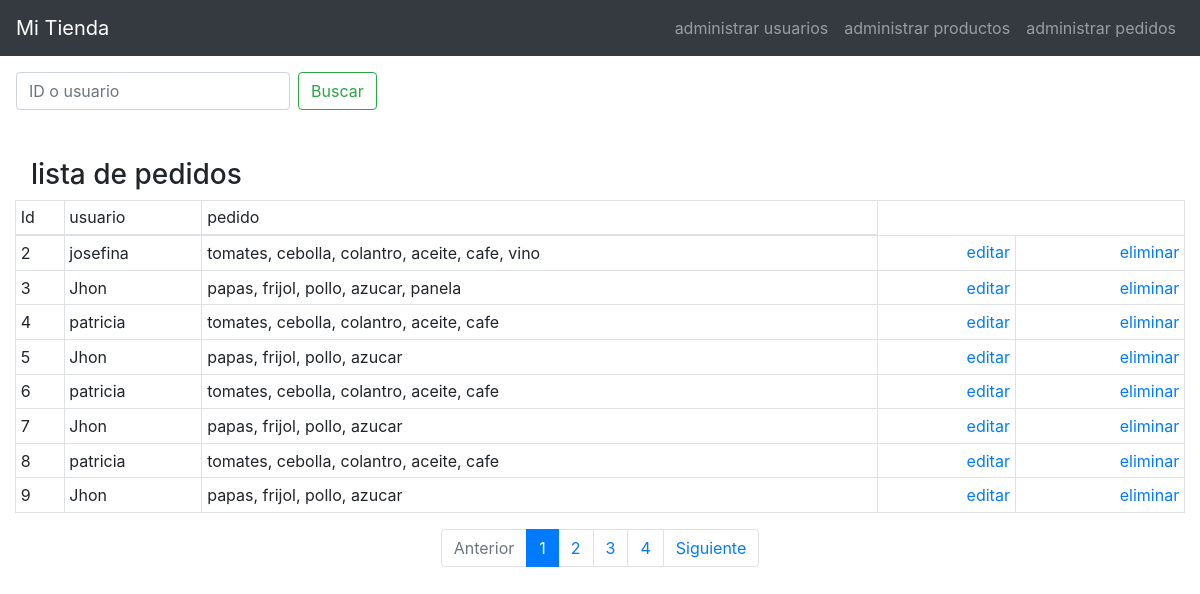
The page /pedidos/pedidos.php?pagina=1 on the database its author committed.
### tables this page shows
CREATE TABLE `pedidos` (
  `id` int(11) NOT NULL,
  `usuario` varchar(255) NOT NULL,
  `pedido` text NOT NULL
);

### pedidos/pedidos.php (the view, shortened to what this page needs)
<?php
include_once '../conexion.php';
$sql_leer= 'SELECT * FROM  pedidos';
$gsent= $pdo->prepare($sql_leer);
$gsent->execute();
$resultado=$gsent->fetchAll();
$articulos_x_pagina=8;
$total_articulos_db = $gsent->rowCount();
$paginas=$total_articulos_db/$articulos_x_pagina;
$paginas= ceil($paginas);
$iniciar=($_GET['pagina']-1)*$articulos_x_pagina;
$sql_articulos='SELECT * FROM pedidos LIMIT :iniciar,:narticulos';
$sentencia_articulos =$pdo->prepare($sql_articulos);
$sentencia_articulos->bindParam(':iniciar',$iniciar,PDO::PARAM_INT);
$sentencia_articulos->bindParam(':narticulos',$articulos_x_pagina,PDO::PARAM_INT);
$sentencia_articulos->execute();
$resultado_articulos = $sentencia_articulos->fetchAll();
?>
<!doctype html>
<html lang="en">
  <head>
    <link href="../css/bootstrap.min.css" rel="stylesheet">
    <link href="../css/navbar-top-fixed.css" rel="stylesheet">
    <link href="../css/style.css" rel="stylesheet">
  </head>
  <body>
    <nav class="navbar navbar-expand-md navbar-dark fixed-top bg-dark">
      <a class="navbar-brand" href="../index.php">Mi Tienda</a>
      <div class="collapse navbar-collapse" id="navbarCollapse">
        <ul class="navbar-nav ml-auto ">
          <li class="nav-item">
            <a class="nav-link" href="../usuarios/usuarios.php">administrar usuarios</a>
          </li>
          <li class="nav-item">
            <a class="nav-link" href="../productos/productos.php">administrar productos</a>
          </li>
          <li class="nav-item">
            <a class="nav-link" href="#">administrar pedidos</a>
          </li>
        </ul>
      </div>
    </nav>
    <form class="form-inline mt-5 mt-md-0 ml-3" action="buscar.php" method="POST" onsubmit="return validar()">
      <input class="form-control mr-2" id="buscar" type="text" placeholder="ID o usuario" aria-label="Search" name="name">
      <button class="btn btn-outline-success my-2 my-sm-0" type="submit">Buscar</button>
    </form>
    <div class="col-12">
      <h3 class="ml-3 mt-5">lista de pedidos</h3>
        <div>
            <table class="table table-bordered table-sm">
                <thead>
                    <tr>
                      <td>Id</td>
                      <td>usuario</td>
                      <td>pedido</td>
                    </tr>
                </thead>
                <tbody>
                    <?php foreach($resultado_articulos as $dato): ?>
                    <tr>
                      <td><?php echo $dato['id'] ?></td>
                      <td><?php echo $dato['usuario'] ?></td>
                      <td><?php echo $dato['pedido'] ?></td>
                      <td><a href="editar.php?id=<?php echo $dato['id'] ?>" class="float-right ml-3">editar</a></td>
                      <td><a href="eliminar.php?id=<?php echo $dato['id'] ?>" class="float-right ml-3">eliminar</a></td>
                    </tr>
                    <?php endforeach ?>
                </tbody>
            </table>
        </div>
    </div>
    <nav aria-label="page navigation example">
        <ul class="pagination justify-content-center">
            <li class="page-item <?php echo $_GET['pagina']<=1? 'disabled': '' ?> "><a class="page-link" href="pedidos.php?pagina=<?php echo $_GET['pagina']-1 ?>">Anterior</a></li>
            <?php  for($i=0;$i<$paginas;$i++): ?>
            <li class="page-item <?php echo $_GET['pagina']==$i+1 ? 'active' : '' ?>"><a class="page-link" href="pedidos.php?pagina=<?php echo $i+1;  ?>"><?php echo $i+1;  ?></a></li>
            <?php endfor ?>
            <li class="page-item <?php echo $_GET['pagina']>=$paginas? 'disabled': '' ?> "><a class="page-link" href="pedidos.php?pagina=<?php echo $_GET['pagina']+1 ?>">Siguiente</a></li>
        </ul>
    </nav>
  </body>
</html>

### css/navbar-top-fixed.css (style rules this page uses)
body { min-height: 75rem; padding-top: 4.5rem; }

### rows shown on the page
pedidos: id "2", usuario "josefina", pedido "tomates, cebolla, colantro, aceite, cafe, vino"
pedidos: id "3", usuario "Jhon", pedido "papas, frijol, pollo, azucar, panela"
pedidos: id "4", usuario "patricia", pedido "tomates, cebolla, colantro, aceite, cafe"
pedidos: id "5", usuario "Jhon", pedido "papas, frijol, pollo, azucar"
pedidos: id "6", usuario "patricia", pedido "tomates, cebolla, colantro, aceite, cafe"
pedidos: id "7", usuario "Jhon", pedido "papas, frijol, pollo, azucar"
pedidos: id "8", usuario "patricia", pedido "tomates, cebolla, colantro, aceite, cafe"
pedidos: id "9", usuario "Jhon", pedido "papas, frijol, pollo, azucar"
